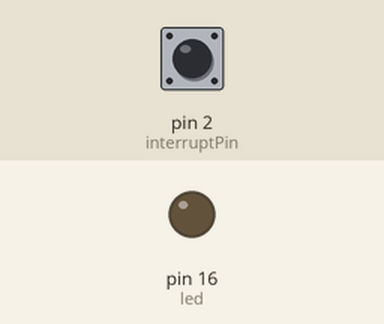
The sketch below on a simulated Arduino Uno, built for the host (arithmetic inside an expression is 32-bit, double 64-bit). Parts: output pins drawn as LEDs (lit = HIGH). Dashed ring = blinking. Inputs (shaded band) come from the test bench; at power-on: pin 2 (interruptPin) HIGH. No radio packets arrive unless stated; what the sketch prints to the serial monitor is not drawn.

Above: at 1.2 s.
1.3 s: pin 2 (interruptPin) pulled LOW for 0.15 s
At 1.65 s:
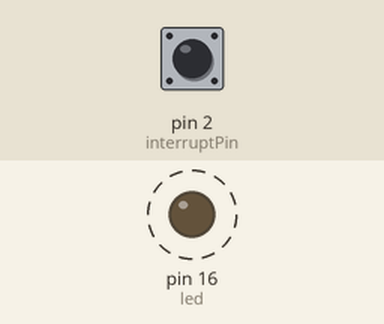
Timing chart, 0 to 4.3 s (numbered marks = the images above; inputs shaded):
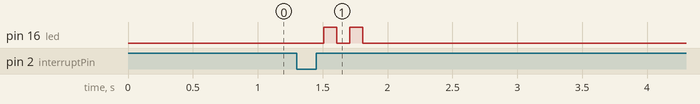

The sketch:

rf_module_driver.ino
```cpp
#include <RH_ASK.h>
RH_ASK driver;

const uint8_t led = 16;
const uint8_t interruptPin = 2;
volatile uint8_t flag_trigger_char = 0;
void setup()
{
    pinMode(led, OUTPUT);
    attachInterrupt(digitalPinToInterrupt(interruptPin), triggerChar, LOW);
    Serial.begin(9600);   // Debugging only
    if (!driver.init()) {
      Serial.println("init failed");
      //tone(led, 5, 10000);        // Initialization failed indication
    }
}

void loop()
{
    const char *msg = "ON";
    const char *msgOFF = "OFF";

    if(flag_trigger_char) {
      flag_trigger_char = 0;
      driver.send((uint8_t *)msg, strlen(msg));
      driver.waitPacketSent();
      for(uint8_t i = 0; i < 2; i++) {
        digitalWrite(led, HIGH);
        delay(100);
        digitalWrite(led, LOW);
        delay(100);
      }
    }
    else {
      driver.send((uint8_t *)msgOFF, strlen(msgOFF));
      driver.waitPacketSent();
      digitalWrite(led, LOW);
    }
    Serial.println("Can you hear me ?, I am still awake !");
    delay(100);
}

void triggerChar() {
  flag_trigger_char = 1;
}
```

Measured:
- after the input at 1.3 s, pin 16 (led): alternates HIGH for 0.10 s and LOW for 0.10 s, 4 changes in all, then stays LOW, starting after 0.21 s
